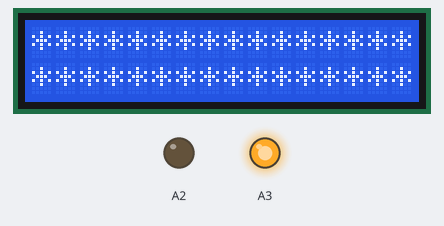
A sketch run on a simulated Arduino Uno, built with avr-gcc and run on an emulated ATmega328P. On the bench: 16×2 character LCD, output pins drawn as LEDs (lit = HIGH).

Above: at 2.36 s.
At 38.5 s:
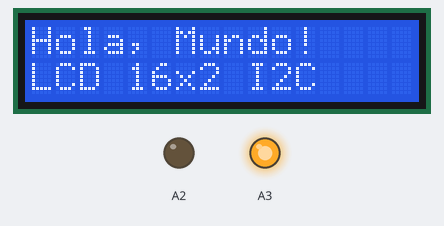

The sketch:

TestLCD.ino
```cpp
//Codigo para probar matries LCD 16x2 con I2C

/**
 * Para testear el lcd, tenes que conectar el LCD con i2c directamente a la placa, sin el shield:
 * Pin A3 -> VCC del LCD
 * Pin A2 -> GND del LCD
 * Pin A4 -> SDA del LCD
 * Pin A5 -> SCL del LCD
 *
 * Luego, subis este codigo a la placa y deberias ver como se van llenando las celdas del LCD
 * con asteriscos, y luego se muestra un mensaje de prueba.
 * Si el LCD no muestra nada, revisa las conexiones y asegurate de que el LCD esté funcionando correctamente.
 *
 * Nota: Cada vez q cambies de LCD, tenes que reiniciar la placa para que vuelva a encender el LCD por software.
 * (boton rojo de reset o desconectando y reconectando la alimentación)
 *
 * Nota2: No te olvides de INCLUIR LAS LIBRERIAS DE I2C Y LCD EN EL PROYECTO, sino el codigo no va a compilar.
 */
#include <Wire.h>
#include <LiquidCrystal_I2C.h>

LiquidCrystal_I2C lcd(0x27, 16, 2); // Dirección del LCD y tamaño

void setup() {
  // Encender alimentación por software
  pinMode(A3, OUTPUT);
  digitalWrite(A3, HIGH);
  pinMode(A2, OUTPUT);
  digitalWrite(A2, LOW);

  delay(500);

  lcd.init();
  lcd.backlight();
}

void loop() {
  // Aquí puedes agregar código para actualizar el LCD o realizar otras tareas
  // probar celda por celda
    for (int row = 0; row < 2; row++) {
        for (int col = 0; col < 16; col++) {
        lcd.setCursor(col, row); // Establece el cursor en la posición (col, row)
        lcd.print("*"); // Imprime un asterisco en esa posición
        delay(50); // Espera un poco antes de imprimir el siguiente
        }
    }
    // Limpia el LCD después de probar todas las celdas
    delay(300); // Espera un momento antes de limpiar
    lcd.clear();
    // imprimir mensajes
    lcd.setCursor(0, 0); // Establece el cursor en la primera fila
    lcd.print("Hola, Mundo!"); // Imprime un mensaje en la primera fila
    lcd.setCursor(0, 1); // Establece el cursor en la segunda fila
    lcd.print("LCD 16x2 I2C"); // Imprime un mensaje en la segunda fila
    delay(2000); // Espera un momento para que se pueda leer el mensaje
}
```
